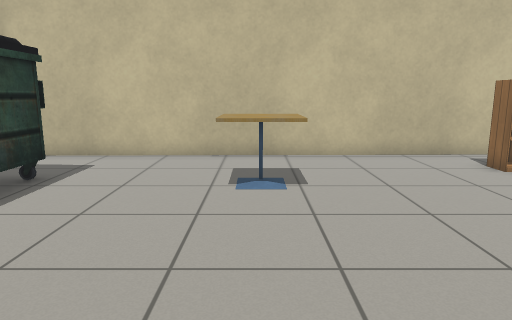
[1] (above)

19 first-person views from a walk through a world built for the Gazebo simulator. The camera is 1 m above the floor, tilts 10° down and sees 70° across. Floor lines are 1 m apart. The floor is counted in squares, 0.5 m on a side. Each view is taken from the middle of a square. On the plan, view 1 faces up. The plan holds only what a view shows up to about 19 squares ahead; the rest is blank. The place goes on beyond the plan. Gazebo's built-in surfaces are drawn with simple patterns. Simple shapes stand in for some stock models.

[2]
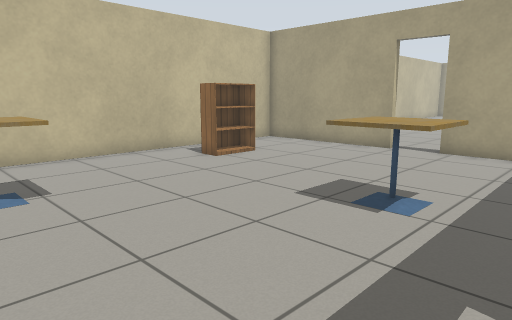

[3]
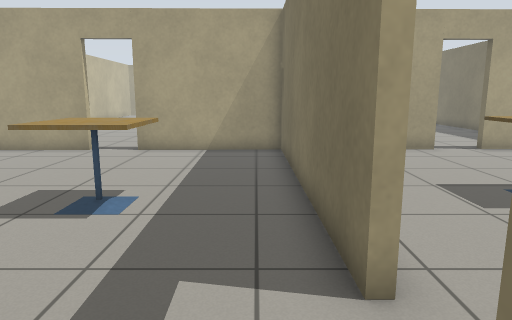

[4]
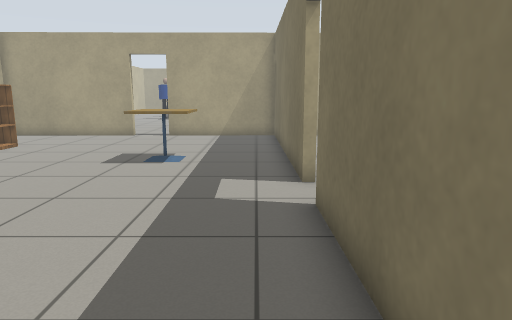

[5]
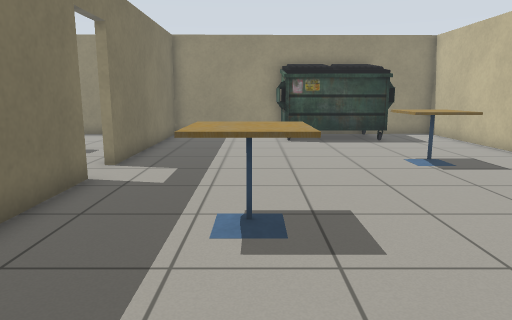

[6]
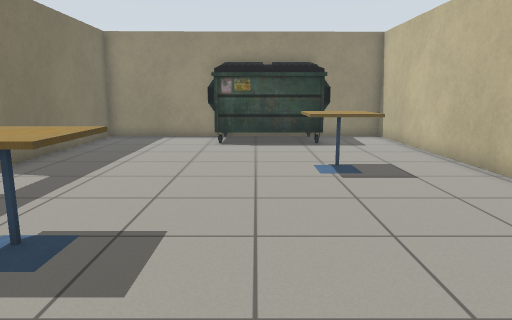

[7]
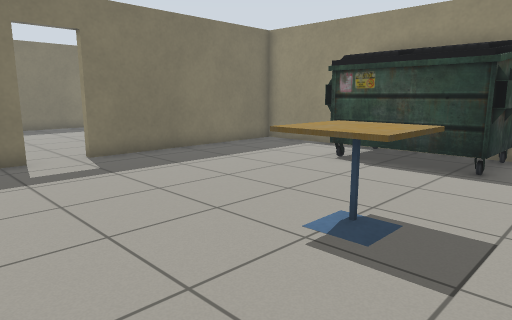

[8]
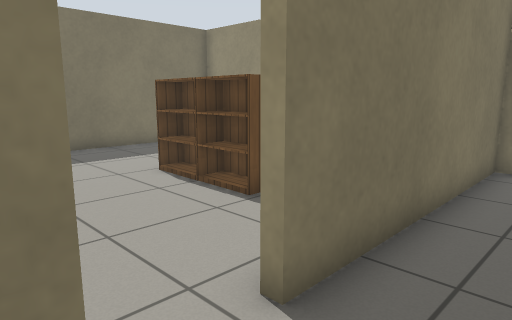

[9]
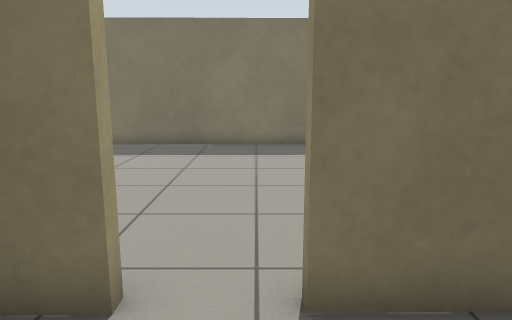

[10]
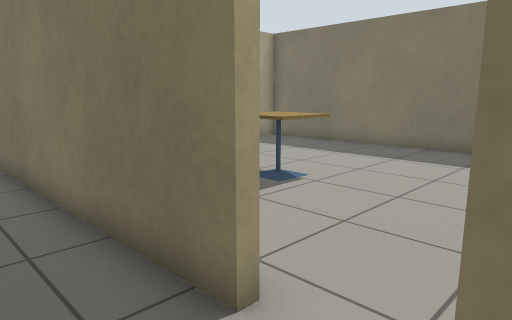

[11]
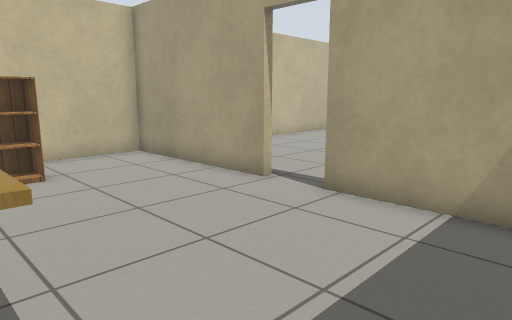

[12]
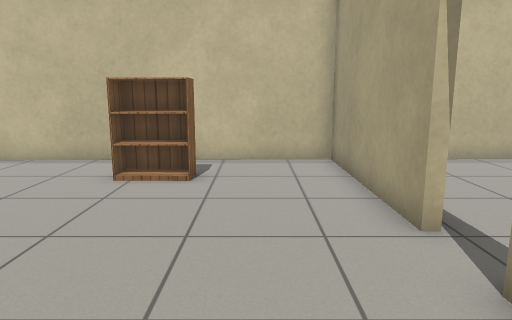

[13]
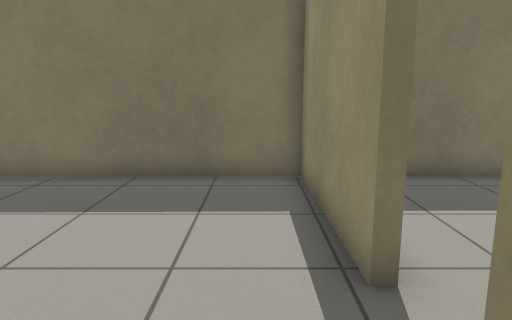

[14]
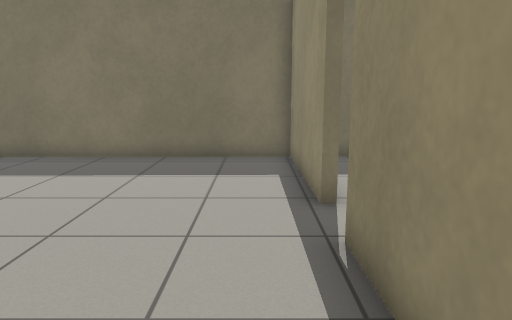

[15]
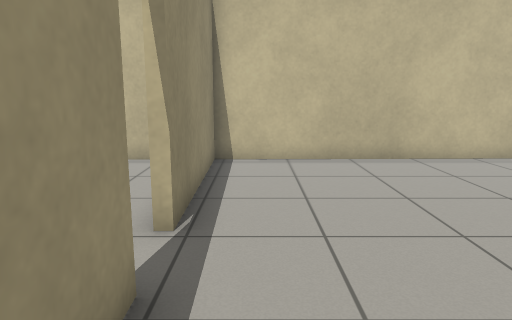

[16]
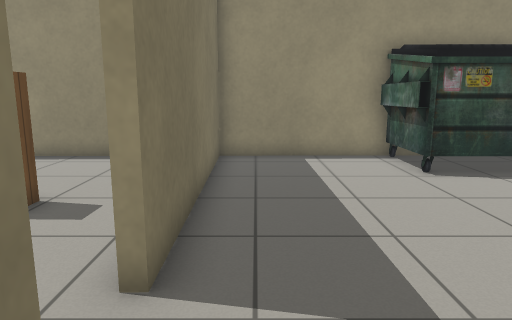

[17]
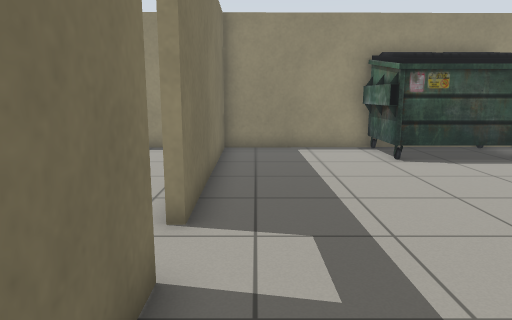

[18]
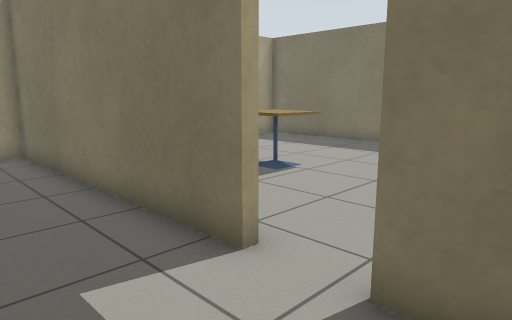

[19]
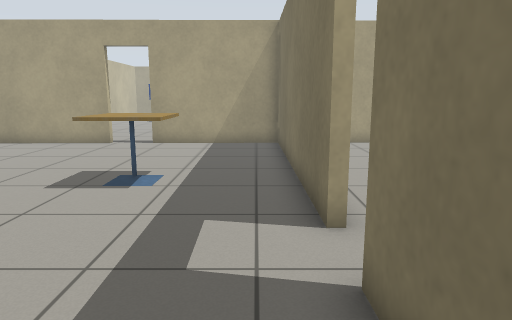

### Floor plan
Ten units are one square. View 1 is at (0, 0); x grows to the right and y downward. Boxes are objects, and circles mark ways between rooms. Rooms are numbered by the first view taken in them; rooms with no view inside come last. Other rooms are left out.
<svg viewBox="-90 -130 301 267">
<path fill="none" stroke="#000" d="M23 11 126 9 125 -44M125 -62 124 -124 -83 -122 -83 -84M-82 -46 -81 12 5 11M128 -44 129 9 206 8M205 -125 127 -124 128 -62M126 67 126 30M127 97 127 85M-80 98 -80 132 127 130 127 119M-81 35 -80 79"/>
<rect x="-85" y="-95" width="40" height="60" fill="#bbb"><title>other object</title></rect>
<rect x="-15" y="-95" width="30" height="30" fill="#bbb"><title>cafe table</title></rect>
<rect x="45" y="-45" width="20" height="30" fill="#bbb"><title>cafe table</title></rect>
<rect x="65" y="-105" width="20" height="20" fill="#bbb"><title>bookshelf</title></rect>
<rect x="-35" y="55" width="20" height="30" fill="#bbb"><title>bookshelf</title></rect>
<rect x="-35" y="35" width="20" height="20" fill="#bbb"><title>bookshelf</title></rect>
<rect x="45" y="45" width="30" height="30" fill="#bbb"><title>cafe table</title></rect>
<circle cx="130" cy="-55" r="3" fill="#2a7"/>
<circle cx="15" cy="10" r="3" fill="#2a7"/>
<text x="30" y="-50">1</text>
<text x="170" y="-60">2</text>
<text x="30" y="70">3</text>
</svg>
Room 1 opens to room 2. Room 1 opens to room 3.

Where each view was taken, in squares from view 1:
view 1: 0 up, 0 right, facing up
view 2: 0 up, 1 left, facing up-right
view 3: 0 up, 1 left, facing right
view 4: 0 up, 6 left, facing right
view 5: 3 up, 11 right, facing left
view 6: 6 up, 10 right, facing left
view 7: 11 up, 5 right, facing down-left
view 8: 1 up, 3 right, facing down-left
view 9: 2 up, 1 right, facing down
view 10: 1 up, 0 right, facing down-right
view 11: 0 up, 6 right, facing up-right
view 12: 1 up, 10 right, facing up
view 13: 8 up, 14 right, facing down
view 14: 11 up, 14 right, facing down
view 15: 1 up, 14 right, facing up
view 16: 0 up, 4 right, facing left
view 17: 0 up, 6 right, facing left
view 18: 2 up, 1 left, facing down-right
view 19: 0 up, 3 left, facing right
